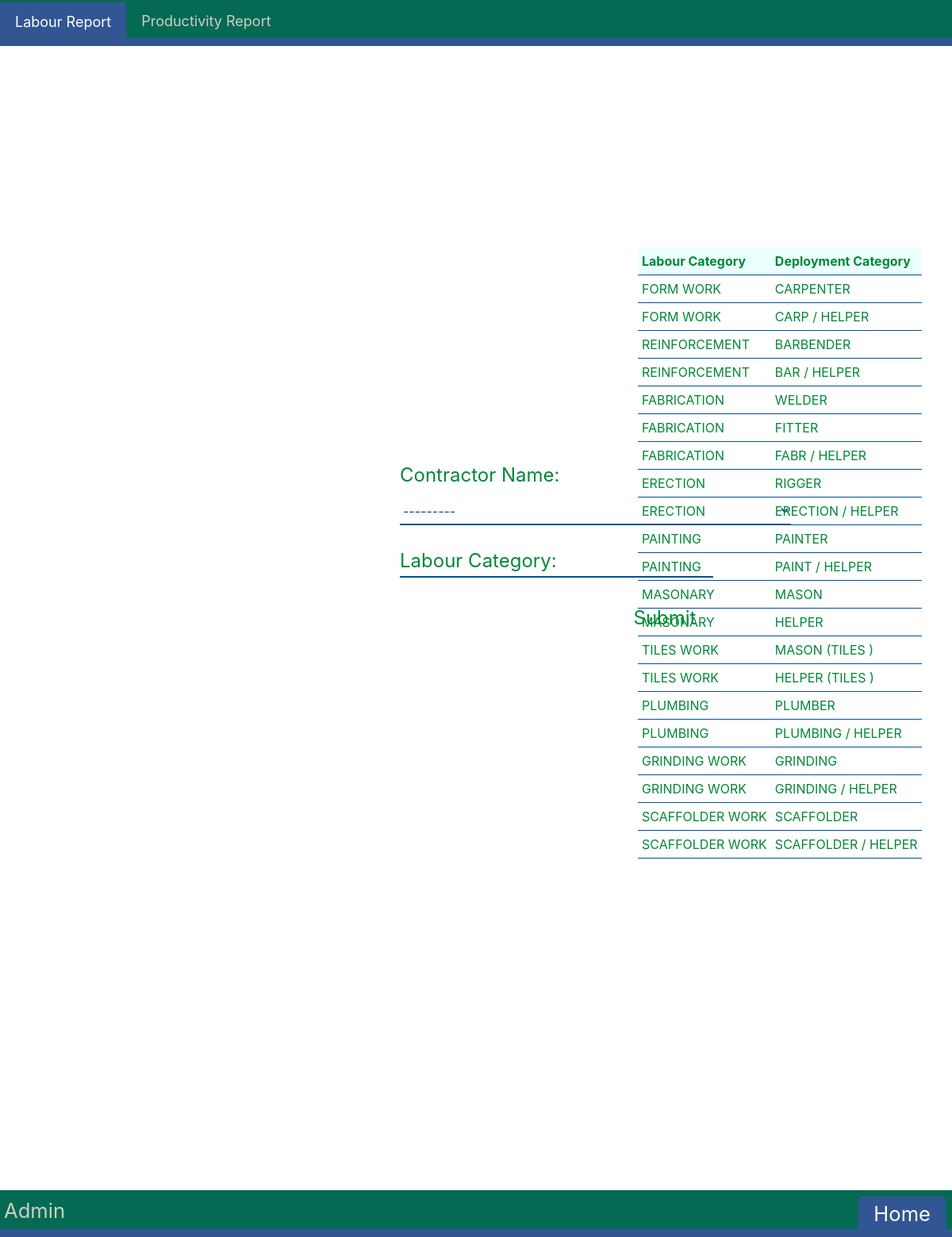
The app's page /ProductivityReport/Activity/ (signed in) with its own data.
### LabourReport/models.py (models this page shows, shortened)
class CategoryOfDeployment(models.Model):
    ActivityName=models.ForeignKey(AddLabour,on_delete=models.CASCADE,null=True)
    CategoryName=models.CharField(max_length=200, null=True)

class AddLabour(models.Model):
    LabourCategory=models.CharField(max_length=200, null=True)
    def __str__(self):
        return self.LabourCategory

### ProductivityReport/decorators.py (the view)
        def wrapper_func(request, *args, **kwargs):
            group = None
            if request.user.groups.exists():
                group = request.user.groups.all()[0].name
            if group in allowed_roles:
                return view_func(request, *args, **kwargs)
            else:
                return HttpResponse('You are not authorized to view this page')

### ProductivityReport/forms.py
class CategoryOfDeploymentForm (ModelForm):
    class Meta:
        model = CategoryOfDeployment
        fields = ['ActivityName','CategoryName']#'__all__'

### ProductivityReport/views.py (called while the page is built)
@login_required(login_url='Login')
@allowed_users(allowed_roles=['Admin'])
def Activity(request):
    Form=CategoryOfDeploymentForm()
    data = CategoryOfDeployment.objects.all()
    if request.method=='POST':
        Form=CategoryOfDeploymentForm(request.POST)
        if Form.is_valid():
            Form.save()
            return redirect('AddActivity')
    return render(request,'ProductivityReport/Admin/Activity.html',{'Form':Form,'data':data})

### ProductivityReport/templates/ProductivityReport/Admin/Activity.html (shortened to what this page needs)
{% extends 'LabourReport/NavbarLR.html' %}
{% load static %}
{% block css %}
<link rel="stylesheet" href="{% static '/css/Admin/LabourToCont.css' %}">
{% endblock %}
{% block content %}
<div>
<form action="" method="post">
        <div style="margin-top: 1%;" class="input-container select">
          <label>Contractor Name:</label>
          {{Form.ActivityName}}
        </div>
        <br>
        <div style="margin-top: 1%; " class="input-container">
          {{Form.CategoryName}}
          <label style="z-index:-1;">Labour Category:</label>
        </div>
        <input type="submit" class="submitbtn">
    </form>
</div>
    <div id="data">
      <table>
        <tr style="position: sticky; width:100%;top:0%;background-color: rgb(236, 255, 255);">
          <th>Labour Category</th>
          <th>Deployment Category</th>
        </tr>
        {% for i in data %}
        <tr>
          <td>{{i.ActivityName}}</td>
          <td>{{i.CategoryName}}</td>
        </tr>
        {% endfor %}
      </table>
    </div>
{% endblock %}
{% block bkbtn %}<a href="{% url 'HomeAdmin' %}" class="back">Home</a>{% endblock %}

### LabourReport/templates/LabourReport/NavbarLR.html (shortened to what this page needs)
{% load static %}
<!DOCTYPE html>
<html>
    <head>
        <link rel="stylesheet" href="https://cdn.jsdelivr.net/npm/bootstrap@4.0.0/dist/css/bootstrap.min.css">
        {% block css %}
        {% endblock %}
    </head>
  <body>
    <div style="display: block;">
    <ul class="nav nav-tabs">
        <li class="nav-item">
          {% block LRLink %}<a class="nav-link active" href="{% url 'HomeAdmin' %}">Labour Report</a>{% endblock %}
        </li>
        <li class="nav-item">
          {% block PRLink %}<a class="nav-link" href="{% url 'HomeAdminProRepo' %}">Productivity Report</a>{% endblock %}
        </li>
    </ul>
</div>
    {% block content %}
    {% endblock %}
    {% block content2 %}
    <div style="z-index: 1;" id="footer"><p id="name">{{request.user}}</p>
    {% endblock %}
    {% block bkbtn %}<a href="{% url 'Logout' %}" class="back">Log Out</a>{% endblock %}</div>
  </body>
</html>

### static/css/Admin/LabourToCont.css (style rules this page uses)
body { background-image: url(https://www.urcindia.com/img/new_logo.svg); background-repeat:no-repeat; background-position: 50% 15%; background-size: 40%; height: 844px; }
input { font-size: 120%; background-color:#d7d5d5; }
form { position: absolute; margin-top: 70%; margin-left: 5%; }
.submitbtn { margin-top: 0px; margin-left: 230px; margin-right: 0px; position: absolute; font-size: 170%; float: right; border-radius: 5%; color: #ffffff; background-color: #a8a8a8; }
@media only screen and (min-width: 600px) { body { background-image: url(https://www.urcindia.com/img/new_logo.svg); background-repeat:no-repeat; background-position: 52% 15%; background-size: 20%; height: 700px; } }
@media only screen and (min-width: 600px) { select { border-radius: 5px; border: 1px solid #000000; font-size: 120%; width: 130%; background-color:#d7d5d5; } }
@media only screen and (min-width: 600px) { form { position: absolute; margin-top: 0%; margin-left: 0%; top: 37%; left: 42%; } }
@media only screen and (min-width: 600px) { .input-container.select label { position:relative; float: left; font-size:150%; color:#008837; transition: all 0.5s ease-in-out; } }
@media only screen and (min-width: 600px) { .input-container select { display: block; border:0; width: 100%; border-bottom:2px solid #015099; background:transparent; padding:8px 0 5px 0; box-shadow: none; font-size:16px; color:#015099; border-radius: 0px; } }
@media only screen and (min-width: 600px) { .input-container.select select option { color: #008837; } }
@media only screen and (min-width: 600px) { .input-container { position:relative; margin-top: 3%; width: 130%; } }
@media only screen and (min-width: 600px) { .input-container label { position:absolute; top:0px; left:0px; font-size:150%; color:#008837; transition: all 0.5s ease-in-out; } }
@media only screen and (min-width: 600px) { .input-container input { display: inline; border:0; border-radius: 0px; border-bottom:2px solid #015099; background:transparent; padding:8px 0 5px 0; width: 80%; font-size:16px; color:#015099; } }
@media only screen and (min-width: 600px) { .submitbtn { position: relative; top: 2rem; font-size: 150%; border:0px; color: #008837; background-color: #ffffff; animation: zoomout 0.5s forwards ; margin-left: 0px; } }
@media only screen and (min-width: 600px) { #data { position: absolute; top: 20%; left: 67%; font-size: 100%; border:0px; overflow-y:auto; height: 50%; color: #008837; background-color: transparent; animation: zoomout 0.5s forwards ; } }
@media only screen and (min-width: 600px) { #data td,th { padding: 5px; } }
@media only screen and (min-width: 600px) { #data tr { border-bottom: 1px solid #015099; } }

### LabourReport/templates/LabourReport/NavbarLR.html (style rules this page uses)
.nav.nav-tabs { background-color: #056A54; font-size: large; border-bottom:10px solid #325694; width: 100%; }
.nav-tabs .nav-link { border: 0px; }
.nav-tabs .nav-link.active { margin-top: 0.2%; background-color: #325694; color: white; border-top: 3px solid #325694; border-left: 3px solid #325694; border-right: 3px solid #325694; border-bottom: 0px; }
.nav-item { margin-top: 0.2%; }
.nav-tabs .nav-link { color: #CFCFC3; background-color: #056A54; border: 3px solid #056A54; border-top: 3px solid #056A54; border-left: 3px solid #056A54; border-right: 3px solid #056A54; border-bottom: 0px; }
#footer { background-color: #056A54; font-size: 160%; border-bottom:10px solid #325694; overflow: hidden; position: fixed; bottom: 0px; width: 100%; }
#name { color: #CFCFC3; float: left; padding-left: 5px; padding-top: 7px; margin-bottom: 0px; }
.back { float: right; border: 0px; color: #ffffff; background-color: #325694; border-top: 3px solid #325694; border-left: 3px solid #325694; border-right: 3px solid #325694; border-bottom: 0px; border-radius: 0.25rem 0.25rem 0px 0px; margin-top: 8px; margin-right: 8px; padding: 0rem 1rem; }
@media only screen and (min-width: 600px) { .nav.nav-tabs { width: 100%; } }

### records on screen
CategoryOfDeployment: ActivityName "FORM WORK", CategoryName "CARPENTER"
CategoryOfDeployment: ActivityName "FORM WORK", CategoryName "CARP / HELPER"
CategoryOfDeployment: ActivityName "REINFORCEMENT", CategoryName "BARBENDER"
CategoryOfDeployment: ActivityName "REINFORCEMENT", CategoryName "BAR / HELPER"
CategoryOfDeployment: ActivityName "FABRICATION", CategoryName "WELDER"
CategoryOfDeployment: ActivityName "FABRICATION", CategoryName "FITTER"
CategoryOfDeployment: ActivityName "FABRICATION", CategoryName "FABR / HELPER"
CategoryOfDeployment: ActivityName "ERECTION", CategoryName "RIGGER"
CategoryOfDeployment: ActivityName "ERECTION", CategoryName "ERECTION / HELPER"
CategoryOfDeployment: ActivityName "PAINTING", CategoryName "PAINTER"
CategoryOfDeployment: ActivityName "PAINTING", CategoryName "PAINT / HELPER"
CategoryOfDeployment: ActivityName "MASONARY", CategoryName "MASON"
CategoryOfDeployment: ActivityName "MASONARY", CategoryName "HELPER"
CategoryOfDeployment: ActivityName "TILES WORK", CategoryName "MASON (TILES )"
CategoryOfDeployment: ActivityName "TILES WORK", CategoryName "HELPER (TILES )"
CategoryOfDeployment: ActivityName "PLUMBING", CategoryName "PLUMBER"
CategoryOfDeployment: ActivityName "PLUMBING", CategoryName "PLUMBING / HELPER"
CategoryOfDeployment: ActivityName "GRINDING WORK", CategoryName "GRINDING"
CategoryOfDeployment: ActivityName "GRINDING WORK", CategoryName "GRINDING / HELPER"
CategoryOfDeployment: ActivityName "SCAFFOLDER WORK", CategoryName "SCAFFOLDER"
CategoryOfDeployment: ActivityName "SCAFFOLDER WORK", CategoryName "SCAFFOLDER / HELPER"

### other values on screen
{{ request.user }} "Admin"
